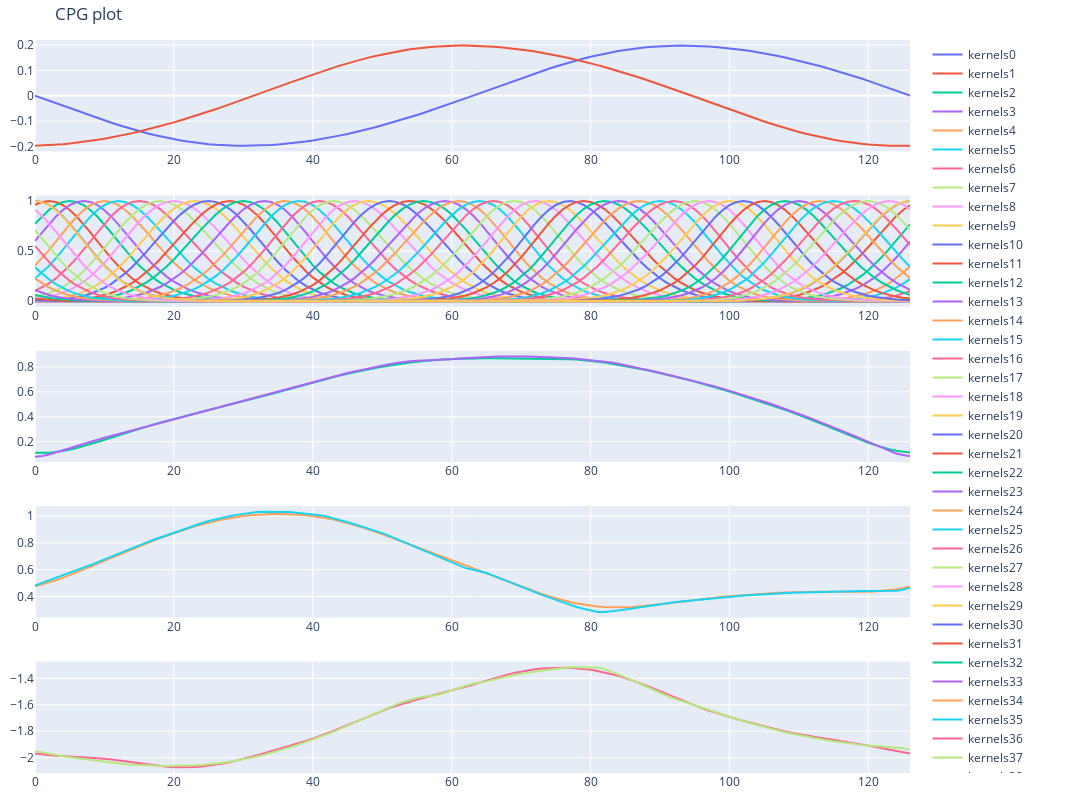

Write notebook code for a chart like this one.
### Code cell
fig = go.Figure()
fig = make_subplots(rows=5, cols=1, shared_xaxes=False)
fig.update_layout(height=800, width=1100, title="CPG plot")
fig.update_layout(margin=dict(l=10, r=10, t=40, b=10))  # Reduce margins

for i in range(len(cpg_kernel)):
    fig.add_trace(go.Scatter( y=cpg_kernel[i], mode='lines', name=f'kernels{i}'), row=2, col=1)

fig.add_trace(go.Scatter( y=out0_cpg_one_cycle, mode='lines', name=f'out0_cpg_one_cycle'), row=1, col=1)
fig.add_trace(go.Scatter( y=out1_cpg_one_cycle, mode='lines', name=f'out1_cpg_one_cycle'), row=1, col=1)

fig.add_trace(go.Scatter( y=imitated_paths['TR0'], mode='lines', name=f'TR0 (CPG-RBF)'), row=3, col=1)
fig.add_trace(go.Scatter( y=resample_cycle(np.array(leg_0_df['TR0']), cpg_cycle_length), mode='lines', name=f'TR0'), row=3, col=1)

fig.add_trace(go.Scatter( y=imitated_paths['CR0'], mode='lines', name=f'CR0 (CPG-RBF)'), row=4, col=1)
fig.add_trace(go.Scatter( y=resample_cycle(np.array(leg_0_df['CR0']), cpg_cycle_length), mode='lines', name=f'CR0'), row=4, col=1)

fig.add_trace(go.Scatter( y=imitated_paths['FR0'], mode='lines', name=f'FR0 (CPG-RBF)'), row=5, col=1)
fig.add_trace(go.Scatter( y=resample_cycle(np.array(leg_0_df['FR0']), cpg_cycle_length), mode='lines', name=f'FR0'), row=5, col=1)
